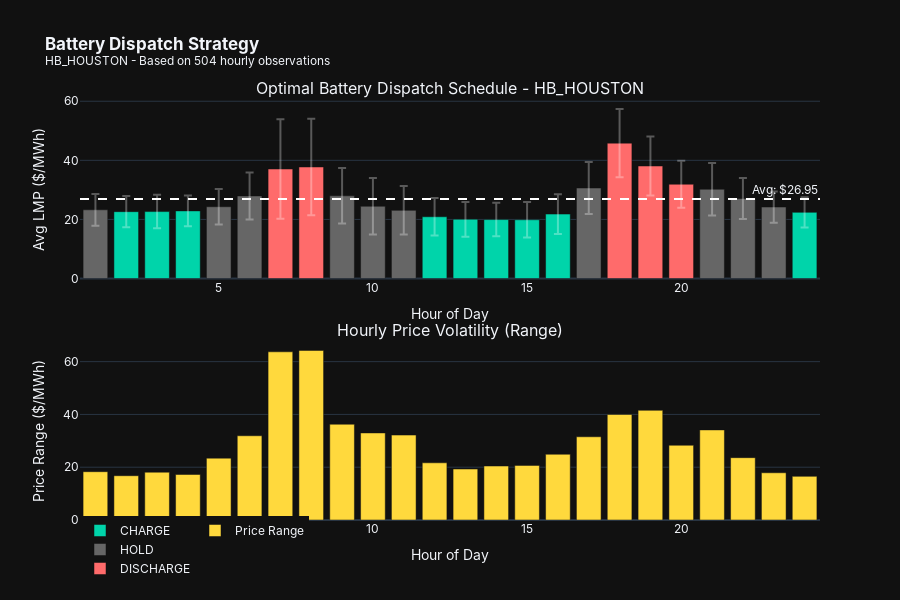

Notebook source saved alongside this figure:
### Markdown cell above
## 2. Optimal Charge/Discharge Windows

When should a battery charge vs discharge? Analyze typical hourly price patterns.

### Code cell
if len(hub_prices) > 0:
    # Analyze hourly patterns across all hubs
    main_hub = 'HB_HOUSTON' if 'HB_HOUSTON' in hub_prices['busName'].values else hub_prices['busName'].iloc[0]
    main_hub_data = hub_prices[hub_prices['busName'] == main_hub]

    # Average price by hour for main hub
    hourly_pattern = main_hub_data.groupby('hourEnding')['lmp'].agg(['mean', 'std', 'min', 'max']).reset_index()
    avg_price = hourly_pattern['mean'].mean()

    # Classify hours
    hourly_pattern['action'] = hourly_pattern['mean'].apply(
        lambda x: 'CHARGE' if x < avg_price * 0.85 else ('DISCHARGE' if x > avg_price * 1.15 else 'HOLD')
    )

    # Calculate price range (max - min) per hour
    hourly_pattern['price_range'] = hourly_pattern['max'] - hourly_pattern['min']

    colors = {'CHARGE': '#00d4aa', 'DISCHARGE': '#ff6b6b', 'HOLD': '#666666'}

    fig = make_subplots(
        rows=2, cols=1,
        subplot_titles=(
            f'Optimal Battery Dispatch Schedule - {main_hub}',
            'Hourly Price Volatility (Range)'
        ),
        vertical_spacing=0.15
    )

    # Price bars by action
    for action in ['CHARGE', 'HOLD', 'DISCHARGE']:
        mask = hourly_pattern['action'] == action
        fig.add_trace(go.Bar(
            x=hourly_pattern[mask]['hourEnding'], y=hourly_pattern[mask]['mean'],
            name=action, marker_color=colors[action],
            error_y={"type": 'data', "array": hourly_pattern[mask]['std'], "visible": True, "color": 'rgba(255,255,255,0.3)'},
            legendgroup='price'
        ), row=1, col=1)

    # Price range (volatility)
    fig.add_trace(go.Bar(
        x=hourly_pattern['hourEnding'], y=hourly_pattern['price_range'],
        name='Price Range', marker_color='#ffd93d',
        legendgroup='volatility'
    ), row=2, col=1)

    fig.add_hline(y=avg_price, line_dash="dash", line_color="white",
                  annotation_text=f"Avg: ${avg_price:.2f}", row=1, col=1)

    fig.update_layout(
        title=f"<b>Battery Dispatch Strategy</b><br><sup>{main_hub} - Based on {len(main_hub_data)} hourly observations</sup>",
        xaxis_title="Hour of Day", yaxis_title="Avg LMP ($/MWh)",
        template='plotly_dark', barmode='overlay', height=600,
        legend={"orientation": 'h', "yanchor": 'bottom', "y": -0.15},
        font={"family": 'Inter, sans-serif'}
    )
    fig.update_yaxes(title_text="Price Range ($/MWh)", row=2, col=1)
    fig.update_xaxes(title_text="Hour of Day", row=2, col=1)
    fig.show()

    # Print detailed schedule
    print(f"\n{'='*60}")
    print(f"RECOMMENDED DISPATCH SCHEDULE - {main_hub}")
    print(f"{'='*60}")
    charge_hours = sorted(hourly_pattern[hourly_pattern['action']=='CHARGE']['hourEnding'].tolist())
    discharge_hours = sorted(hourly_pattern[hourly_pattern['action']=='DISCHARGE']['hourEnding'].tolist())
    hold_hours = sorted(hourly_pattern[hourly_pattern['action']=='HOLD']['hourEnding'].tolist())

    print(f"\nCHARGE Hours ({len(charge_hours)}): {charge_hours}")
    print(f"  Avg Price: ${hourly_pattern[hourly_pattern['action']=='CHARGE']['mean'].mean():.2f}/MWh")
    print(f"\nDISCHARGE Hours ({len(discharge_hours)}): {discharge_hours}")
    print(f"  Avg Price: ${hourly_pattern[hourly_pattern['action']=='DISCHARGE']['mean'].mean():.2f}/MWh")
    print(f"\nHOLD Hours ({len(hold_hours)}): {hold_hours}")

    # Best arbitrage windows
    print(f"\n{'='*60}")
    print("BEST ARBITRAGE WINDOWS (Charge Low, Discharge High)")
    print(f"{'='*60}")
    best_charge = hourly_pattern.nsmallest(4, 'mean')[['hourEnding', 'mean']]
    best_discharge = hourly_pattern.nlargest(4, 'mean')[['hourEnding', 'mean']]
    print("\nTop 4 CHARGE Hours:")
    for _, row in best_charge.iterrows():
        print(f"  Hour {row['hourEnding']:2d}: ${row['mean']:.2f}/MWh")
    print("\nTop 4 DISCHARGE Hours:")
    for _, row in best_discharge.iterrows():
        print(f"  Hour {row['hourEnding']:2d}: ${row['mean']:.2f}/MWh")

    potential_spread = best_discharge['mean'].mean() - best_charge['mean'].mean()
    print(f"\nPotential Spread: ${potential_spread:.2f}/MWh")

### Figure 1 — Plotly figure (JSON) as saved in the notebook; plotly's stock layout.template omitted (floating-point values rounded to 4 significant figures)
{"data": [{"error_y": {"array": [5.311, 5.675, 5.225, 6.337, 5.882, 5.685, 6.005, 6.715, 5.141], "color": "rgba(255,255,255,0.3)", "type": "data", "visible": true}, "legendgroup": "price", "marker": {"color": "#00d4aa"}, "name": "CHARGE", "type": "bar", "x": [2, 3, 4, 12, 13, 14, 15, 16, 24], "xaxis": "x", "y": [22.62, 22.65, 22.88, 20.9, 20.05, 19.95, 19.89, 21.8, 22.39], "yaxis": "y"}, {"error_y": {"array": [5.373, 5.989, 7.967, 9.395, 9.535, 8.22, 8.817, 8.879, 6.912, 5.284], "color": "rgba(255,255,255,0.3)", "type": "data", "visible": true}, "legendgroup": "price", "marker": {"color": "#666666"}, "name": "HOLD", "type": "bar", "x": [1, 5, 6, 9, 10, 11, 17, 21, 22, 23], "xaxis": "x", "y": [23.25, 24.29, 27.94, 27.99, 24.45, 23.08, 30.63, 30.23, 27.08, 24.19], "yaxis": "y"}, {"error_y": {"array": [16.86, 16.32, 11.58, 10.01, 7.958], "color": "rgba(255,255,255,0.3)", "type": "data", "visible": true}, "legendgroup": "price", "marker": {"color": "#ff6b6b"}, "name": "DISCHARGE", "type": "bar", "x": [7, 8, 18, 19, 20], "xaxis": "x", "y": [37.07, 37.76, 45.82, 38.08, 31.92], "yaxis": "y"}, {"legendgroup": "volatility", "marker": {"color": "#ffd93d"}, "name": "Price Range", "type": "bar", "x": [1, 2, 3, 4, 5, 6, 7, 8, 9, 10, 11, 12, 13, 14, 15, 16, 17, 18, 19, 20, 21, 22, 23, 24], "xaxis": "x2", "y": [18.3, 16.78, 18.12, 17.25, 23.44, 31.92, 63.73, 64.25, 36.29, 32.99, 32.18, 21.67, 19.32, 20.45, 20.69, 24.91, 31.53, 39.97, 41.55, 28.32, 34.13, 23.62, 17.89, 16.54], "yaxis": "y2"}], "layout": {"annotations": [{"font": {"size": 16}, "showarrow": false, "text": "Optimal Battery Dispatch Schedule - HB_HOUSTON", "x": 0.5, "xanchor": "center", "xref": "paper", "y": 1, "yanchor": "bottom", "yref": "paper"}, {"font": {"size": 16}, "showarrow": false, "text": "Hourly Price Volatility (Range)", "x": 0.5, "xanchor": "center", "xref": "paper", "y": 0.425, "yanchor": "bottom", "yref": "paper"}, {"showarrow": false, "text": "Avg: $26.95", "x": 1, "xanchor": "right", "xref": "x domain", "y": 26.95, "yanchor": "bottom", "yref": "y"}], "barmode": "overlay", "font": {"family": "Inter, sans-serif"}, "height": 600, "legend": {"orientation": "h", "y": -0.15, "yanchor": "bottom"}, "shapes": [{"line": {"color": "white", "dash": "dash"}, "type": "line", "x0": 0, "x1": 1, "xref": "x domain", "y0": 26.95, "y1": 26.95, "yref": "y"}], "title": {"text": "<b>Battery Dispatch Strategy</b><br><sup>HB_HOUSTON - Based on 504 hourly observations</sup>"}, "xaxis": {"anchor": "y", "domain": [0, 1], "title": {"text": "Hour of Day"}}, "xaxis2": {"anchor": "y2", "domain": [0, 1], "title": {"text": "Hour of Day"}}, "yaxis": {"anchor": "x", "domain": [0.575, 1], "title": {"text": "Avg LMP ($/MWh)"}}, "yaxis2": {"anchor": "x2", "domain": [0, 0.425], "title": {"text": "Price Range ($/MWh)"}}}}
